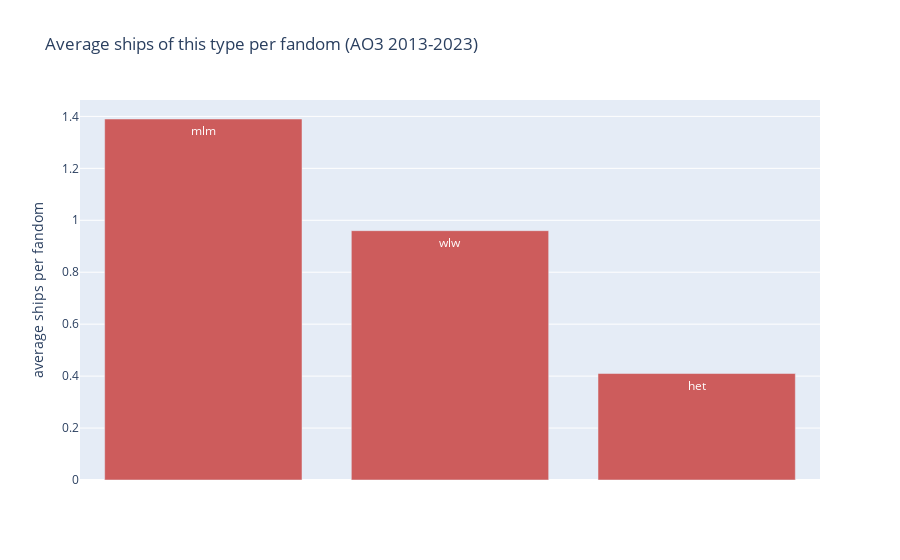

Notebook cell for this chart:
### Code cell
# visualising average number of ships per fandom

average_ships_per_fandom_fig = px.bar(
    data_frame=average_gender_combo_per_fandom_series.get(["mlm", "wlw", "hets"]),
    title="Average ships of this type per fandom (AO3 2013-2023)",
    text=["mlm", "wlw", "het"],
    labels={
        "index": "",
        "value": "average ships per fandom",
    },
)
average_ships_per_fandom_fig.update_xaxes(
    visible=False
).update_traces(
    marker_color='indianred'
).update_layout(
    showlegend=False,
)
average_ships_per_fandom_fig.show()

### Figure 1 — Plotly figure (JSON) as saved in the notebook; plotly's stock layout.template omitted (floating-point values rounded to 4 significant figures)
{"data": [{"alignmentgroup": "True", "hovertemplate": "variable=0<br>=%{x}<br>average ships per fandom=%{y}<br>text=%{text}<extra></extra>", "legendgroup": "0", "marker": {"color": "indianred", "pattern": {"shape": ""}}, "name": "0", "offsetgroup": "0", "orientation": "v", "showlegend": true, "text": ["mlm", "wlw", "het"], "textposition": "auto", "type": "bar", "x": ["mlm", "wlw", "hets"], "xaxis": "x", "y": [1.39, 0.96, 0.41], "yaxis": "y"}], "layout": {"barmode": "relative", "legend": {"title": {"text": "variable"}, "tracegroupgap": 0}, "showlegend": false, "title": {"text": "Average ships of this type per fandom (AO3 2013-2023)"}, "xaxis": {"anchor": "y", "domain": [0, 1], "title": {"text": ""}, "visible": false}, "yaxis": {"anchor": "x", "domain": [0, 1], "title": {"text": "average ships per fandom"}}}}
